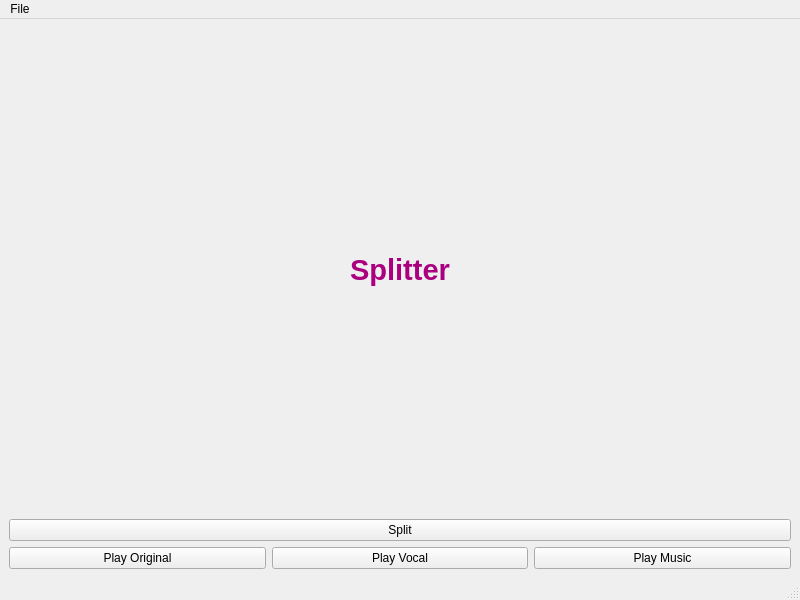
<?xml version="1.0" encoding="UTF-8"?>
<ui version="4.0">
 <class>MainWindow</class>
 <widget class="QMainWindow" name="MainWindow">
  <property name="geometry">
   <rect>
    <x>0</x>
    <y>0</y>
    <width>800</width>
    <height>600</height>
   </rect>
  </property>
  <property name="windowTitle">
   <string>MainWindow</string>
  </property>
  <widget class="QWidget" name="centralwidget">
   <layout class="QGridLayout" name="gridLayout">
    <item row="0" column="0">
     <layout class="QVBoxLayout" name="verticalLayout" stretch="1,3">
      <item>
       <layout class="QHBoxLayout" name="horizontalLayout_2">
        <item>
         <widget class="QLabel" name="label">
          <property name="styleSheet">
           <string notr="true">font: 75 16pt &quot;Times New Roman&quot;;</string>
          </property>
          <property name="text">
           <string>&lt;html&gt;&lt;head/&gt;&lt;body&gt;&lt;p align=&quot;center&quot;&gt;&lt;span style=&quot; font-size:22pt; font-weight:600; color:#aa007f;&quot;&gt;Splitter&lt;/span&gt;&lt;/p&gt;&lt;/body&gt;&lt;/html&gt;</string>
          </property>
         </widget>
        </item>
       </layout>
      </item>
      <item>
       <layout class="QVBoxLayout" name="verticalLayout_2" stretch="1,2">
        <item>
         <layout class="QHBoxLayout" name="horizontalLayout_3">
          <item>
           <widget class="QPushButton" name="split">
            <property name="styleSheet">
             <string notr="true">font: 16pt &quot;Times New Roman&quot;;
</string>
            </property>
            <property name="text">
             <string>Split</string>
            </property>
           </widget>
          </item>
         </layout>
        </item>
        <item>
         <layout class="QHBoxLayout" name="horizontalLayout">
          <item>
           <widget class="QPushButton" name="original">
            <property name="styleSheet">
             <string notr="true">font: 75 16pt &quot;Times New Roman&quot;;</string>
            </property>
            <property name="text">
             <string>Play Original</string>
            </property>
           </widget>
          </item>
          <item>
           <widget class="QPushButton" name="vocal">
            <property name="styleSheet">
             <string notr="true">font: 75 16pt &quot;Times New Roman&quot;;
</string>
            </property>
            <property name="text">
             <string>Play Vocal</string>
            </property>
           </widget>
          </item>
          <item>
           <widget class="QPushButton" name="music">
            <property name="styleSheet">
             <string notr="true">font: 75 16pt &quot;Times New Roman&quot;;</string>
            </property>
            <property name="text">
             <string>Play Music</string>
            </property>
           </widget>
          </item>
         </layout>
        </item>
       </layout>
      </item>
     </layout>
    </item>
   </layout>
  </widget>
  <widget class="QMenuBar" name="menubar">
   <property name="geometry">
    <rect>
     <x>0</x>
     <y>0</y>
     <width>800</width>
     <height>26</height>
    </rect>
   </property>
   <widget class="QMenu" name="menuFile">
    <property name="title">
     <string>File</string>
    </property>
    <addaction name="actionOpen_Song"/>
   </widget>
   <addaction name="menuFile"/>
  </widget>
  <widget class="QStatusBar" name="statusbar"/>
  <action name="actionOpen_Song">
   <property name="text">
    <string>Open Song</string>
   </property>
  </action>
 </widget>
 <resources/>
 <connections/>
</ui>
